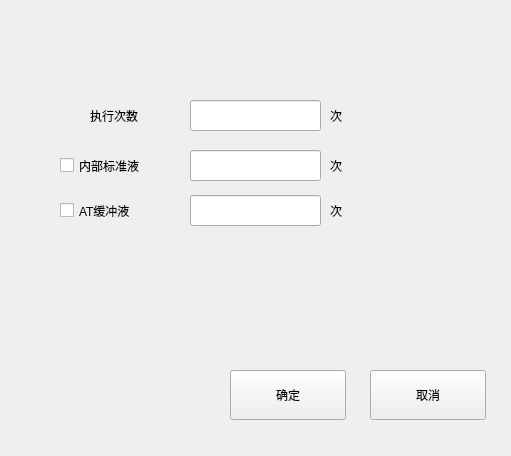
<?xml version="1.0" encoding="UTF-8"?>
<ui version="4.0">
 <class>MaintainDefaultSetDlg</class>
 <widget class="BaseDlg" name="MaintainDefaultSetDlg">
  <property name="geometry">
   <rect>
    <x>0</x>
    <y>0</y>
    <width>511</width>
    <height>456</height>
   </rect>
  </property>
  <property name="windowTitle">
   <string>MaintainDefaultSetDlg</string>
  </property>
  <widget class="QPushButton" name="save_btn">
   <property name="geometry">
    <rect>
     <x>230</x>
     <y>370</y>
     <width>116</width>
     <height>50</height>
    </rect>
   </property>
   <property name="text">
    <string>确定</string>
   </property>
   <property name="buttons" stdset="0">
    <string>btn_dlg</string>
   </property>
  </widget>
  <widget class="QPushButton" name="close_btn">
   <property name="geometry">
    <rect>
     <x>370</x>
     <y>370</y>
     <width>116</width>
     <height>50</height>
    </rect>
   </property>
   <property name="text">
    <string>取消</string>
   </property>
   <property name="buttons" stdset="0">
    <string>btn_dlg</string>
   </property>
  </widget>
  <widget class="QStackedWidget" name="paramStackedWidget">
   <property name="geometry">
    <rect>
     <x>60</x>
     <y>130</y>
     <width>371</width>
     <height>211</height>
    </rect>
   </property>
   <property name="currentIndex">
    <number>4</number>
   </property>
   <widget class="QWidget" name="page_Normal"/>
   <widget class="QWidget" name="page_ChPipeFill">
    <property name="font">
     <font>
      <weight>50</weight>
      <bold>false</bold>
     </font>
    </property>
    <widget class="QCheckBox" name="acid_clean_solu_ckbox">
     <property name="geometry">
      <rect>
       <x>0</x>
       <y>10</y>
       <width>121</width>
       <height>31</height>
      </rect>
     </property>
     <property name="text">
      <string>酸性清洗液</string>
     </property>
    </widget>
    <widget class="QLineEdit" name="acid_stan_solu_times_edit">
     <property name="geometry">
      <rect>
       <x>130</x>
       <y>15</y>
       <width>131</width>
       <height>31</height>
      </rect>
     </property>
    </widget>
    <widget class="QLabel" name="label">
     <property name="geometry">
      <rect>
       <x>270</x>
       <y>15</y>
       <width>51</width>
       <height>31</height>
      </rect>
     </property>
     <property name="text">
      <string>次</string>
     </property>
    </widget>
    <widget class="QLabel" name="label_2">
     <property name="geometry">
      <rect>
       <x>270</x>
       <y>60</y>
       <width>51</width>
       <height>31</height>
      </rect>
     </property>
     <property name="text">
      <string>次</string>
     </property>
    </widget>
    <widget class="QLineEdit" name="alkalinity_clean_solu_times_edit">
     <property name="geometry">
      <rect>
       <x>130</x>
       <y>60</y>
       <width>131</width>
       <height>31</height>
      </rect>
     </property>
    </widget>
    <widget class="QCheckBox" name="alkalinity_clean_solu_ckbox">
     <property name="geometry">
      <rect>
       <x>0</x>
       <y>55</y>
       <width>121</width>
       <height>31</height>
      </rect>
     </property>
     <property name="text">
      <string>碱性清洗液</string>
     </property>
    </widget>
   </widget>
   <widget class="QWidget" name="page_ProbeClean">
    <widget class="QCheckBox" name="sample_probe_ckbox">
     <property name="geometry">
      <rect>
       <x>10</x>
       <y>20</y>
       <width>91</width>
       <height>31</height>
      </rect>
     </property>
     <property name="text">
      <string>样本针清洗</string>
     </property>
    </widget>
    <widget class="QLabel" name="label_3">
     <property name="geometry">
      <rect>
       <x>270</x>
       <y>20</y>
       <width>51</width>
       <height>31</height>
      </rect>
     </property>
     <property name="text">
      <string>次</string>
     </property>
    </widget>
    <widget class="QLineEdit" name="sample_probe_clean_times_edit">
     <property name="geometry">
      <rect>
       <x>130</x>
       <y>20</y>
       <width>131</width>
       <height>31</height>
      </rect>
     </property>
    </widget>
    <widget class="QLabel" name="label_4">
     <property name="geometry">
      <rect>
       <x>270</x>
       <y>110</y>
       <width>51</width>
       <height>31</height>
      </rect>
     </property>
     <property name="text">
      <string>次</string>
     </property>
    </widget>
    <widget class="QCheckBox" name="reagent_probe_ckbox">
     <property name="geometry">
      <rect>
       <x>10</x>
       <y>110</y>
       <width>91</width>
       <height>31</height>
      </rect>
     </property>
     <property name="text">
      <string>试剂针清洗</string>
     </property>
    </widget>
    <widget class="QLineEdit" name="reagent_probe_clean_times_edit">
     <property name="geometry">
      <rect>
       <x>130</x>
       <y>110</y>
       <width>131</width>
       <height>31</height>
      </rect>
     </property>
    </widget>
    <widget class="QLabel" name="label_5">
     <property name="geometry">
      <rect>
       <x>30</x>
       <y>60</y>
       <width>91</width>
       <height>31</height>
      </rect>
     </property>
     <property name="text">
      <string>浸泡时间</string>
     </property>
    </widget>
    <widget class="QLineEdit" name="sp_sock_time_edit">
     <property name="geometry">
      <rect>
       <x>130</x>
       <y>60</y>
       <width>131</width>
       <height>31</height>
      </rect>
     </property>
    </widget>
    <widget class="QLabel" name="label_6">
     <property name="geometry">
      <rect>
       <x>270</x>
       <y>60</y>
       <width>61</width>
       <height>31</height>
      </rect>
     </property>
     <property name="text">
      <string>min</string>
     </property>
    </widget>
    <widget class="QLineEdit" name="rp_sock_time_edit">
     <property name="geometry">
      <rect>
       <x>130</x>
       <y>150</y>
       <width>131</width>
       <height>31</height>
      </rect>
     </property>
    </widget>
    <widget class="QLabel" name="label_10">
     <property name="geometry">
      <rect>
       <x>270</x>
       <y>150</y>
       <width>61</width>
       <height>31</height>
      </rect>
     </property>
     <property name="text">
      <string>min</string>
     </property>
    </widget>
    <widget class="QLabel" name="label_11">
     <property name="geometry">
      <rect>
       <x>30</x>
       <y>150</y>
       <width>91</width>
       <height>31</height>
      </rect>
     </property>
     <property name="text">
      <string>浸泡时间</string>
     </property>
    </widget>
   </widget>
   <widget class="QWidget" name="page_IseDrainage">
    <widget class="QLineEdit" name="Ise_drainage_times_edit">
     <property name="geometry">
      <rect>
       <x>130</x>
       <y>20</y>
       <width>131</width>
       <height>31</height>
      </rect>
     </property>
    </widget>
    <widget class="QLabel" name="label_7">
     <property name="geometry">
      <rect>
       <x>30</x>
       <y>20</y>
       <width>61</width>
       <height>31</height>
      </rect>
     </property>
     <property name="text">
      <string>次数</string>
     </property>
    </widget>
    <widget class="QLabel" name="label_14">
     <property name="geometry">
      <rect>
       <x>270</x>
       <y>20</y>
       <width>41</width>
       <height>31</height>
      </rect>
     </property>
     <property name="text">
      <string>次</string>
     </property>
    </widget>
   </widget>
   <widget class="QWidget" name="page_IsePipeFill">
    <widget class="QLineEdit" name="Ise_buffer_times_edit">
     <property name="geometry">
      <rect>
       <x>130</x>
       <y>65</y>
       <width>131</width>
       <height>31</height>
      </rect>
     </property>
    </widget>
    <widget class="QLabel" name="label_8">
     <property name="geometry">
      <rect>
       <x>270</x>
       <y>65</y>
       <width>54</width>
       <height>31</height>
      </rect>
     </property>
     <property name="text">
      <string>次</string>
     </property>
    </widget>
    <widget class="QLineEdit" name="Ise_stan_solu_times_edit">
     <property name="geometry">
      <rect>
       <x>130</x>
       <y>20</y>
       <width>131</width>
       <height>31</height>
      </rect>
     </property>
    </widget>
    <widget class="QLabel" name="label_9">
     <property name="geometry">
      <rect>
       <x>270</x>
       <y>20</y>
       <width>54</width>
       <height>31</height>
      </rect>
     </property>
     <property name="text">
      <string>次</string>
     </property>
    </widget>
    <widget class="QCheckBox" name="Ise_buffer_ckbox">
     <property name="geometry">
      <rect>
       <x>0</x>
       <y>60</y>
       <width>121</width>
       <height>41</height>
      </rect>
     </property>
     <property name="text">
      <string>AT缓冲液</string>
     </property>
    </widget>
    <widget class="QCheckBox" name="Ise_stan_solu_ckbox">
     <property name="geometry">
      <rect>
       <x>0</x>
       <y>15</y>
       <width>121</width>
       <height>41</height>
      </rect>
     </property>
     <property name="text">
      <string>内部标准液</string>
     </property>
    </widget>
   </widget>
  </widget>
  <widget class="QLineEdit" name="execution_times_edit">
   <property name="geometry">
    <rect>
     <x>190</x>
     <y>100</y>
     <width>131</width>
     <height>31</height>
    </rect>
   </property>
  </widget>
  <widget class="QLabel" name="label_12">
   <property name="geometry">
    <rect>
     <x>90</x>
     <y>100</y>
     <width>91</width>
     <height>31</height>
    </rect>
   </property>
   <property name="text">
    <string>执行次数</string>
   </property>
  </widget>
  <widget class="QLabel" name="label_15">
   <property name="geometry">
    <rect>
     <x>330</x>
     <y>100</y>
     <width>61</width>
     <height>31</height>
    </rect>
   </property>
   <property name="text">
    <string>次</string>
   </property>
  </widget>
 </widget>
 <layoutdefault spacing="6" margin="11"/>
 <customwidgets>
  <customwidget>
   <class>BaseDlg</class>
   <extends>QWidget</extends>
   <header>basedlg.h</header>
   <container>1</container>
  </customwidget>
 </customwidgets>
 <resources/>
 <connections/>
</ui>
